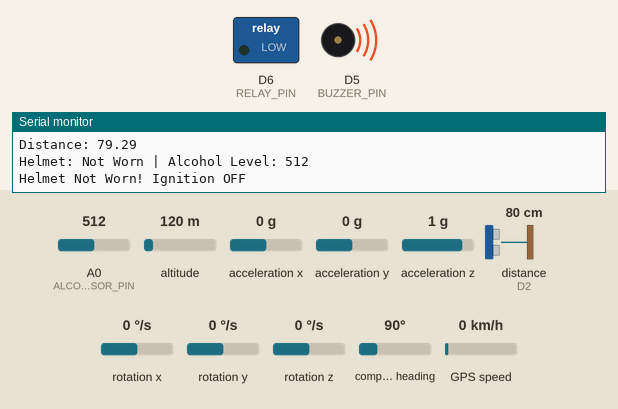
The sketch below on a simulated ESP8266 (NodeMCU). Shown: switched loads named in the sketch (green lamp = pin HIGH), buzzer (waves = sounding, pin HIGH), the last lines printed to the serial monitor. Wiring (inferred from the names in the program): ultrasonic range finder: trigger D1; echo D2. Inputs (shaded band) come from the test bench; at power-on: distance to the obstacle (sensor on D2) 80 cm, A0 (ALCOHOL_SENSOR_PIN) = 512, altitude 120 m, acceleration x 0 g, acceleration y 0 g, acceleration z 1 g, rotation x 0 °/s, rotation y 0 °/s, rotation z 0 °/s, compass heading 90°, GPS speed 0 km/h. The echo pulse lasts 58.3 µs per cm; WiFi joins after 1.5 s; servers stay silent unless stated; the GPS gets a fix after 3 s at 37.7749, -122.4194 with 8 satellites; pins used as bus, display or sensor lines are not drawn.

Above: at 3.8 s.
3.9 s: distance to the obstacle (sensor on D2) set to 12 cm
7.4 s: distance to the obstacle (sensor on D2) set to 9 cm
At 8.6 s:
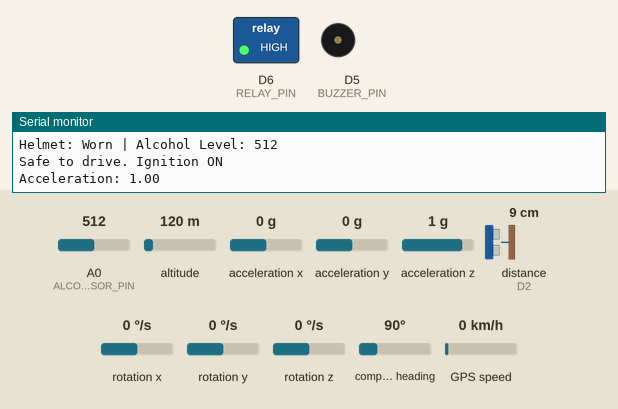
9.2 s: A0 (ALCOHOL_SENSOR_PIN) set to 982
10.9 s: A0 (ALCOHOL_SENSOR_PIN) set to 1012
At 13.22 s:
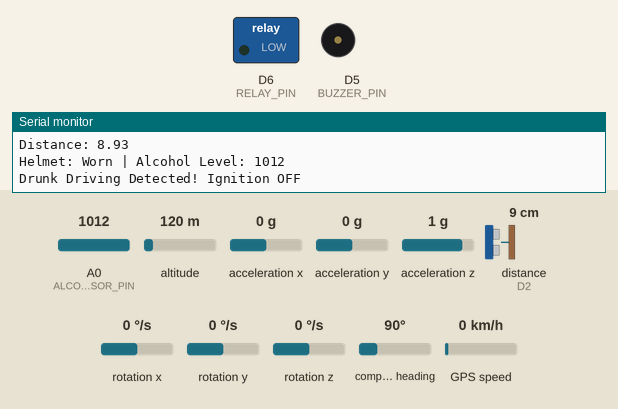
14.8 s: A0 (ALCOHOL_SENSOR_PIN) set to 992
At 15.3 s:
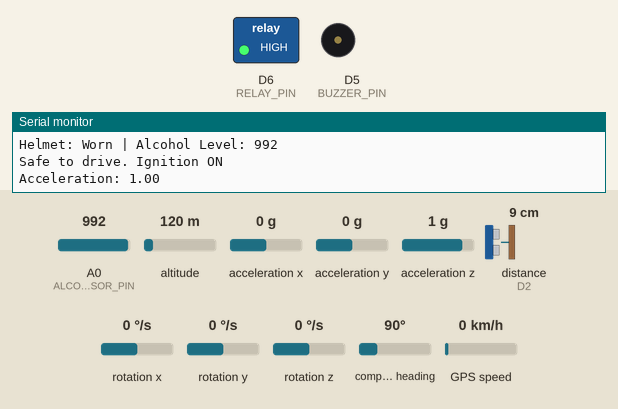
16.4 s: distance to the obstacle (sensor on D2) set to 18 cm
At 17.8 s:
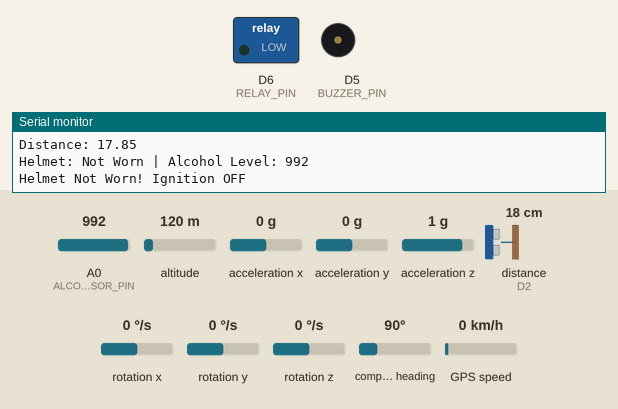
Timing chart, 0 to 21.5 s (numbered marks = the images above; inputs shaded):
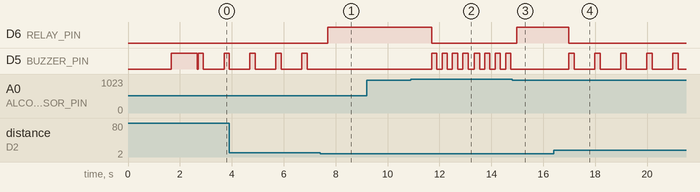

Measured:
- the behaviour switches between 11 and 10 cm on distance to the obstacle (sensor on D2) (found by bisection; images 0 and 1)
- the behaviour switches between 1000 and 1001 on A0 (ALCOHOL_SENSOR_PIN) (found by bisection; images 1 and 2)
- after the input at 7.4 s, D6 (RELAY_PIN): LOW → HIGH after 0.29 s; D5 (BUZZER_PIN): stops changing and stays LOW
- after the input at 10.9 s, D6 (RELAY_PIN): HIGH → LOW after 0.80 s; D5 (BUZZER_PIN): alternates HIGH for 0.20 s and LOW for 0.20 s, starting after 0.80 s
- after the input at 14.8 s, D6 (RELAY_PIN): LOW → HIGH after 0.18 s; D5 (BUZZER_PIN): stops changing and stays LOW
- after the input at 16.4 s, D6 (RELAY_PIN): HIGH → LOW after 0.59 s; D5 (BUZZER_PIN): alternates HIGH for 0.20 s and LOW for 0.80 s, starting after 0.59 s
- by itself, D5 (BUZZER_PIN): alternates HIGH for 0.20 s and LOW for 0.80 s

The sketch:

safride_esp8266.ino
```cpp
#include <ESP8266WiFi.h>
#include <ESP8266WebServer.h>
#include <WiFiManager.h>
#include <Wire.h>
#include <MPU6050.h>
#include <TinyGPS++.h>
#include <ArduinoJson.h>
#include <Ticker.h>

// Function declarations
void alertError(int beeps);
void alertSuccess();
void connectToWiFi();
void setupWebServer();
void updateSensors();
bool checkHelmet();
void checkAccident();
void sendCrashLocation();
void handleDataRequest();
void handleOptions();
void handleReset();

// Sensor and Module Pins
#define TRIG_PIN D1
#define ECHO_PIN D2
#define ALCOHOL_SENSOR_PIN A0
#define RELAY_PIN D6
#define MPU_SDA D3
#define MPU_SCL D4
#define BUZZER_PIN D5

// Thresholds
const float alcoholThreshold = 1000;
const float crashThreshold = 1.15;  // Crash detection threshold (g-force)
const unsigned long GPS_TIMEOUT = 5000;  // 5 seconds timeout for GPS
const unsigned long SENSOR_UPDATE_INTERVAL = 1000;  // 1 second between sensor readings

// Global variables
bool isHelmetOn = false;
bool isDrunk = false;
bool crashDetected = false;
unsigned long lastSensorUpdate = 0;
Ticker watchdog;
bool watchdogActive = false;

// Initialize objects
MPU6050 mpu;
TinyGPSPlus gps;
ESP8266WebServer server(80);
WiFiManager wifiManager;

// Watchdog timer function
void ICACHE_RAM_ATTR resetModule() {
  ESP.restart();
}

void setup() {
  // Initialize Serial communication
  Serial.begin(9600);  // For GPS
  Serial1.begin(115200);  // For debugging

  Serial1.println("\nStarting SafeRide System...");

  // Initialize pins
  pinMode(TRIG_PIN, OUTPUT);
  pinMode(ECHO_PIN, INPUT);
  pinMode(ALCOHOL_SENSOR_PIN, INPUT);
  pinMode(RELAY_PIN, OUTPUT);
  pinMode(BUZZER_PIN, OUTPUT);

  // Initialize watchdog timer
  watchdog.attach(60, resetModule);  // Reset if no activity for 60 seconds
  watchdogActive = true;

  // Initialize MPU6050
  Wire.begin(MPU_SDA, MPU_SCL);
  Serial1.println("Initializing MPU6050...");
  mpu.initialize();
  if (mpu.testConnection()) {
    Serial1.println("MPU6050 connected successfully!");
    // Configure MPU6050
    mpu.setFullScaleAccelRange(MPU6050_ACCEL_FS_2);  // ±2g range
    mpu.setDLPFMode(MPU6050_DLPF_BW_5);  // 5Hz bandwidth
  } else {
    Serial1.println("ERROR: MPU6050 not detected!");
    alertError(3);  // 3 beeps for MPU error
  }

  // Initialize GPS
  Serial1.println("GPS initialized");

  // Connect to WiFi
  connectToWiFi();

  // Setup web server routes
  setupWebServer();

  Serial1.println("System initialization complete!");
  alertSuccess();  // One long beep for success
}

void loop() {
  server.handleClient();

  // Reset watchdog by detaching and reattaching
  if (watchdogActive) {
    watchdog.detach();
    watchdog.attach(60, resetModule);
  }

  unsigned long currentMillis = millis();

  // Update sensors at regular intervals
  if (currentMillis - lastSensorUpdate >= SENSOR_UPDATE_INTERVAL) {
    updateSensors();
    lastSensorUpdate = currentMillis;
  }

  // Process GPS data
  while (Serial.available() > 0) {
    gps.encode(Serial.read());
  }
}

void updateSensors() {
  // Check helmet status
  isHelmetOn = checkHelmet();
  int alcoholLevel = analogRead(ALCOHOL_SENSOR_PIN);

  // Print sensor data to Serial for debugging
  Serial.print("Helmet: ");
  Serial.print(isHelmetOn ? "Worn " : "Not Worn ");
  Serial.print("| Alcohol Level: ");
  Serial.println(alcoholLevel);

  if (isHelmetOn) {
    if (alcoholLevel > alcoholThreshold) {
      isDrunk = true;
      Serial.println("Drunk Driving Detected! Ignition OFF");
      digitalWrite(RELAY_PIN, LOW);
      alertError(4);  // 4 beeps for alcohol detection
    } else {
      isDrunk = false;
      Serial.println("Safe to drive. Ignition ON");
      digitalWrite(RELAY_PIN, HIGH);
      checkAccident();
    }
  } else {
    Serial.println("Helmet Not Worn! Ignition OFF");
    digitalWrite(RELAY_PIN, LOW);
    alertError(1);  // 1 beep for helmet warning
  }
}

void setupWebServer() {
  server.on("/data", HTTP_GET, handleDataRequest);
  server.on("/data", HTTP_OPTIONS, handleOptions);
  server.on("/reset", HTTP_POST, handleReset);
  server.enableCORS(true);
  server.begin();
  Serial.println("HTTP server started");
}

void handleDataRequest() {
  // Add CORS headers
  server.sendHeader("Access-Control-Allow-Origin", "*");
  server.sendHeader("Access-Control-Allow-Methods", "GET, POST, OPTIONS");
  server.sendHeader("Access-Control-Allow-Headers", "Origin, X-Requested-With, Content-Type, Accept");
  server.sendHeader("Access-Control-Max-Age", "86400");
  server.sendHeader("Content-Type", "application/json");
  server.sendHeader("Connection", "keep-alive");

  StaticJsonDocument<512> doc;

  // Get current sensor data
  int16_t ax, ay, az;
  mpu.getAcceleration(&ax, &ay, &az);

  // Create JSON response
  doc["timestamp"] = millis();
  doc["status"] = "OK";

  JsonObject sensorData = doc.createNestedObject("sensorData");
  sensorData["accelerationX"] = ax / 16384.0;
  sensorData["accelerationY"] = ay / 16384.0;
  sensorData["accelerationZ"] = az / 16384.0;
  sensorData["alcoholLevel"] = analogRead(ALCOHOL_SENSOR_PIN);
  sensorData["isHelmetOn"] = isHelmetOn;
  sensorData["isDrunk"] = isDrunk;
  sensorData["crashDetected"] = crashDetected;

  // Add GPS data if available
  JsonObject gpsData = doc.createNestedObject("gpsData");
  if (gps.location.isValid()) {
    gpsData["latitude"] = gps.location.lat();
    gpsData["longitude"] = gps.location.lng();
    gpsData["speed"] = gps.speed.kmph();
    gpsData["altitude"] = gps.altitude.meters();
  } else {
    gpsData["latitude"] = 0;
    gpsData["longitude"] = 0;
    gpsData["speed"] = 0;
    gpsData["altitude"] = 0;
  }

  String response;
  serializeJson(doc, response);

  server.send(200, "application/json", response);
}

void handleOptions() {
  server.sendHeader("Access-Control-Allow-Origin", "*");
  server.sendHeader("Access-Control-Allow-Methods", "GET, POST, OPTIONS");
  server.sendHeader("Access-Control-Allow-Headers", "Origin, X-Requested-With, Content-Type, Accept");
  server.sendHeader("Access-Control-Max-Age", "86400");
  server.send(204);
}

void handleReset() {
  server.send(200, "text/plain", "System resetting...");
  delay(1000);
  ESP.restart();
}

bool checkHelmet() {
  digitalWrite(TRIG_PIN, LOW);
  delayMicroseconds(2);
  digitalWrite(TRIG_PIN, HIGH);
  delayMicroseconds(10);
  digitalWrite(TRIG_PIN, LOW);

  long duration = pulseIn(ECHO_PIN, HIGH, 30000);
  if (duration == 0) {
    Serial.println("No echo received (Helmet Sensor Issue)");
    return false;
  }

  float distance = duration * 0.034 / 2;
  Serial.print("Distance: ");
  Serial.println(distance);

  return (distance < 10);  // Helmet detected if object is within 10 cm
}

void checkAccident() {
  if (crashDetected) return;  // Stop further readings after a crash

  int16_t ax, ay, az;
  mpu.getAcceleration(&ax, &ay, &az);

  float acceleration = sqrt(ax * ax + ay * ay + az * az) / 16384.0;  // Convert to g-force

  Serial.print("Acceleration: ");
  Serial.println(acceleration);

  if (acceleration > crashThreshold) {
    Serial.println("🚨 CRASH DETECTED! 🚨");
    crashDetected = true;
    alertError(5);  // 5 beeps for crash detection
    sendCrashLocation();
  }
}

void sendCrashLocation() {
  Serial.println("Fetching location...");
  unsigned long startTime = millis();

  while (Serial.available() > 0 && (millis() - startTime) < GPS_TIMEOUT) {
    gps.encode(Serial.read());
  }

  if (gps.location.isValid()) {
    Serial.print("Real Location: ");
    Serial.print(gps.location.lat(), 6);
    Serial.print(", ");
    Serial.println(gps.location.lng(), 6);
    Serial.println("GPS Link: https://maps.google.com/?q=" + String(gps.location.lat(), 6) + "," + String(gps.location.lng(), 6));
  } else {
    Serial.println("Location: 10.0603, 77.6352 (Default)");
  }
}

void connectToWiFi() {
  WiFi.mode(WIFI_STA);
  WiFi.disconnect();
  delay(100);

  // Uncomment to reset WiFi settings
  // wifiManager.resetSettings();

  Serial.print("Connecting to WiFi...");

  // Set custom parameters
  WiFiManagerParameter custom_text("<p>SafeRide System Configuration</p>");
  wifiManager.addParameter(&custom_text);

  if (!wifiManager.autoConnect("SafeRide_AP")) {
    Serial.println("Failed to connect and hit timeout");
    delay(3000);
    ESP.restart();
  }

  Serial.println("\nConnected to WiFi");
  Serial.print("IP Address: ");
  Serial.println(WiFi.localIP());
  Serial.print("MAC Address: ");
  Serial.println(WiFi.macAddress());
  Serial.print("Signal Strength (RSSI): ");
  Serial.println(WiFi.RSSI());
}

void alertError(int beeps) {
  for (int i = 0; i < beeps; i++) {
    digitalWrite(BUZZER_PIN, HIGH);
    delay(200);
    digitalWrite(BUZZER_PIN, LOW);
    delay(200);
  }
}

void alertSuccess() {
  digitalWrite(BUZZER_PIN, HIGH);
  delay(1000);
  digitalWrite(BUZZER_PIN, LOW);
} 
```
